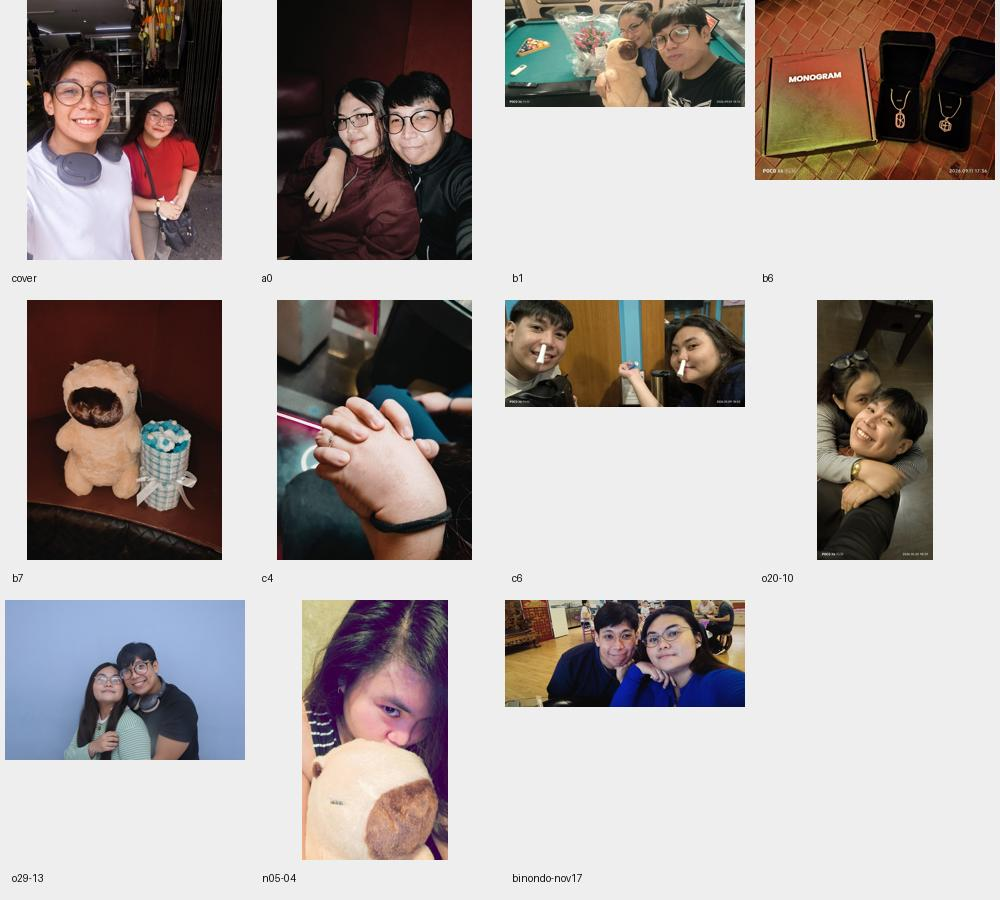

Reproduce this figure in Python.
import json
from pathlib import Path
from PIL import Image, ImageOps, ImageDraw

root = Path(__file__).resolve().parents[2]
story = json.loads((root / 'src/letter/data/story.json').read_text(encoding='utf-8'))
ids = ['cover','a0','b1','b6','b7','c4','c6','o20-10','o29-13','n05-04']
photos = {p.get('id'): p for p in story['photos']}
files = [(key, root / 'public' / photos[key]['src']) for key in ids]
files.append(('binondo-nov17',root / 'public/assets/photos/BINONDO DATE NOV 17/photo_425@18-11-2026_00-34-28.jpg'))
canvas = Image.new('RGB',(1000,900),'#eeeeee')
draw = ImageDraw.Draw(canvas)
for i,(key,path) in enumerate(files):
    pic = ImageOps.contain(ImageOps.exif_transpose(Image.open(path)).convert('RGB'),(240,260))
    x,y = (i%4)*250,(i//4)*300
    canvas.paste(pic,(x+(250-pic.width)//2,y))
    draw.text((x+12,y+272),key,fill='#111111')
canvas.save(root / 'three-brain-out/2026-11-26-111/contact-sheet.jpg')
